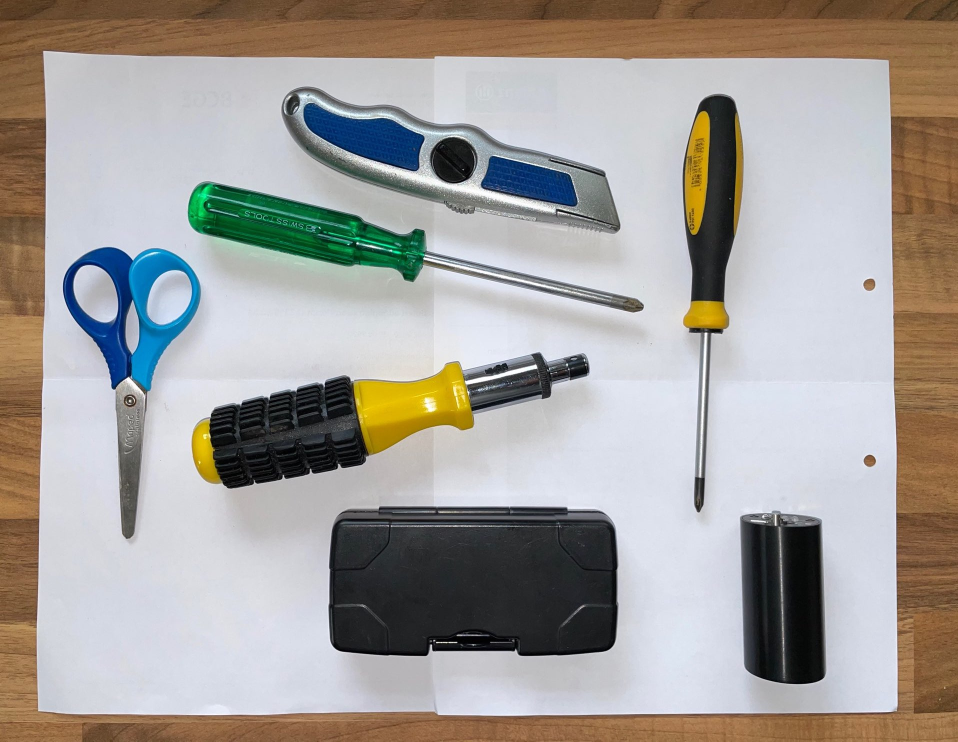
#> input picture image.jpg, 1916 x 1483 px (shown at 1/2 size)
$ python -i utils.py   (imports and definitions only)
#> lines starting #> are read from the running program, lines starting #| are printed output that depends on the picture; after the words box and inside, x2 and y2 are one past the last pixel; in counts of white or black regions, pixels touching at a corner belong together
import numpy as np
import cv2
import imutils


def four_point_transform(image, pts):
    # obtain a consistent order of the points and unpack them
    # individually
    rect = order_points(pts)
    (tl, tr, br, bl) = rect
    # compute the width of the new image, which will be the
    # maximum distance between bottom-right and bottom-left
    # x-coordiates or the top-right and top-left x-coordinates
    widthA = np.sqrt(((br[0] - bl[0]) ** 2) + ((br[1] - bl[1]) ** 2))
    widthB = np.sqrt(((tr[0] - tl[0]) ** 2) + ((tr[1] - tl[1]) ** 2))
    maxWidth = max(int(widthA), int(widthB))
    # compute the height of the new image, which will be the
    # maximum distance between the top-right and bottom-right
    # y-coordinates or the top-left and bottom-left y-coordinates
    heightA = np.sqrt(((tr[0] - br[0]) ** 2) + ((tr[1] - br[1]) ** 2))
    heightB = np.sqrt(((tl[0] - bl[0]) ** 2) + ((tl[1] - bl[1]) ** 2))
    maxHeight = max(int(heightA), int(heightB))
    # now that we have the dimensions of the new image, construct
    # the set of destination points to obtain a "birds eye view",
    # (i.e. top-down view) of the image, again specifying points
    # in the top-left, top-right, bottom-right, and bottom-left
    # order
    dst = np.array([
        [0, 0],
        [maxWidth - 1, 0],
        [maxWidth - 1, maxHeight - 1],
        [0, maxHeight - 1]], dtype="float32")
    # compute the perspective transform matrix and then apply it
    M = cv2.getPerspectiveTransform(rect, dst)
    warped = cv2.warpPerspective(image, M, (maxWidth, maxHeight))
    # return the warped image
    return warped


def order_points(pts):
    # initialzie a list of coordinates that will be ordered
    # such that the first entry in the list is the top-left,
    # the second entry is the top-right, the third is the
    # bottom-right, and the fourth is the bottom-left
    rect = np.zeros((4, 2), dtype="float32")
    # the top-left point will have the smallest sum, whereas
    # the bottom-right point will have the largest sum
    s = pts.sum(axis=1)
    rect[0] = pts[np.argmin(s)]
    rect[2] = pts[np.argmax(s)]
    # now, compute the difference between the points, the
    # top-right point will have the smallest difference,
    # whereas the bottom-left will have the largest difference
    diff = np.diff(pts, axis=1)
    rect[1] = pts[np.argmin(diff)]
    rect[3] = pts[np.argmax(diff)]
    # return the ordered coordinates
    return rect


# [41 lines left out: functions floodFillCustom, correctPerspectiveWithAprilTags, not called in this run]
# else:
    # return originalImg


def crop(image, contour):
    x, y, w, h = cv2.boundingRect(contour)
    return image[y:y+h, x:x+w]


def getCannyEdges(image, isBW=False) -> np.ndarray:
    if isBW == False:
        gray = cv2.cvtColor(image, cv2.COLOR_BGR2GRAY)
    else:
        gray = image
    gray = cv2.GaussianBlur(gray, (5, 5), 0)
    edged = cv2.Canny(gray, 30, 150)
    edged = cv2.dilate(edged, None, iterations=1)
    edged = cv2.erode(edged, None, iterations=1)
    return edged


def projectToContour(originalImg, resizeToFit=False):
    # to reduce computation time for edge detection, we resize the image to a smaller version
    smallScaledImg = imutils.resize(originalImg, height=500)
    ratio = originalImg.shape[0] / 500.0

    # convert the image to grayscale, blur it, and find edges
    # in the image
    edgedImg = getCannyEdges(smallScaledImg)
    edgedImgCnt = findExternalContour(edgedImg)
    pts = edgedImgCnt.reshape(4, 2) * ratio
    birdEye = four_point_transform(originalImg, pts)
    if resizeToFit:
        imutils.resize(birdEye, height=originalImg.shape[0])
    return birdEye


# [128 lines left out: functions getFilteredContours, getMaxContour, getSortedContours, getFilteredLabelIndex, contourOffset, findExternalContour3 and 1 more, not called in this run]


def resizeTo(image, width=100):
    img = image.copy()
    return imutils.resize(img, width=width)


# [27 lines left out: functions applyAspecRatioToContour, findExternalContour2, getBoundingRectFromLabelStat, not called in this run]


def getBoundingRectCenterFromLabelStat(stat):
    (cX, cY) = centroids[i]
    return (int(cX), int(cY))


def findExternalContour(image, originalImage=None):
    # find the contours in the edged image, keeping only the
    # largest ones, and initialize the screen contour
    cnts = cv2.findContours(image, cv2.RETR_LIST, cv2.CHAIN_APPROX_SIMPLE)
    # only keep contour, not hierarchy contours = list(array(contour),array(hierarchy))
    cnts = cnts[0]
    # cnts = imutils.grab_contours(cnts) same as above line
    # sort from biggest to smallest and only keep first 5 contours (0 to 4)
    cnts = sorted(cnts, key=cv2.contourArea, reverse=True)[:5]

    # loop over the contours
    for c in cnts:
        # approximate the contour
        peri = cv2.arcLength(c, True)  # perimetre of the curve (=length)
        # approximation grossière ne garde que 2% de la longeur
        approx = cv2.approxPolyDP(c, 0.02*peri, True)
        if not originalImage is None:
            originCopy = originalImage.copy()
            cv2.drawContours(originCopy, [approx], -1, (255, 0, 0), 2)
            cv2.imshow("approx", originCopy)

        # if our approximated contour has four points, then we
        # can assume that we have found our screen
        if len(approx) == 4:
            screenCnt = approx
            return screenCnt


>>> import cv2
>>> picture = cv2.imread('image.jpg')
#> picture is the input picture: shape (1483, 1916, 3); mean B, G, R 154.6, 159.2, 163.4
>>> result = projectToContour(picture)
#> in projectToContour, `smallScaledImg = imutils.resize(originalImg, height=500)`:
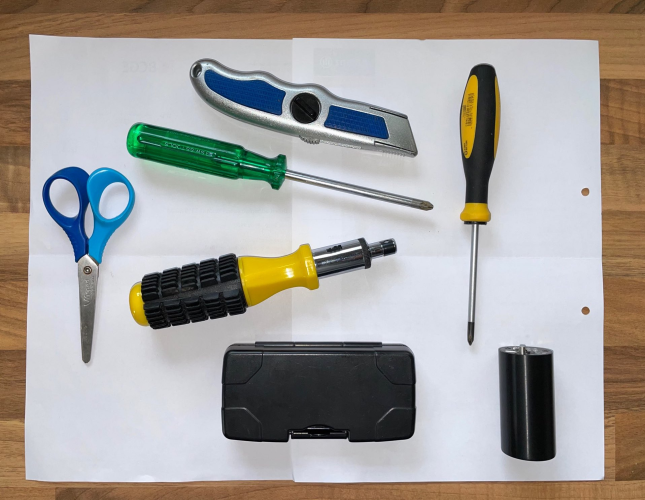
#> smallScaledImg: shape (500, 645, 3); mean B, G, R 154.6, 159.2, 163.4
#> in getCannyEdges, `gray = cv2.cvtColor(image, cv2.COLOR_BGR2GRAY)`:
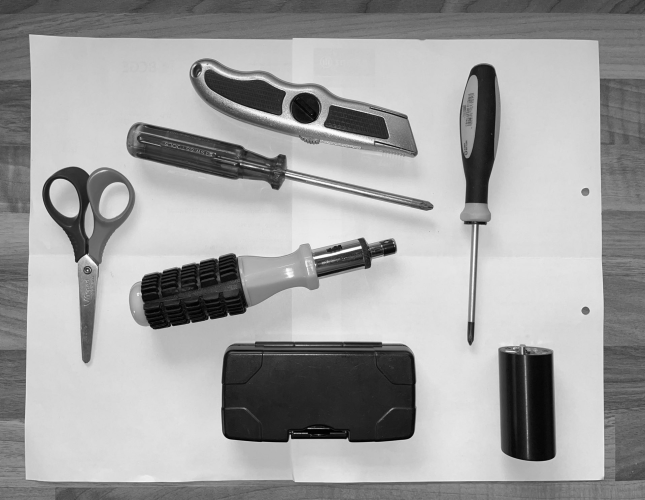
#> gray: shape (500, 645); min 0, max 254, mean 159.9
#> in getCannyEdges, `edged = cv2.Canny(gray, 30, 150)`:
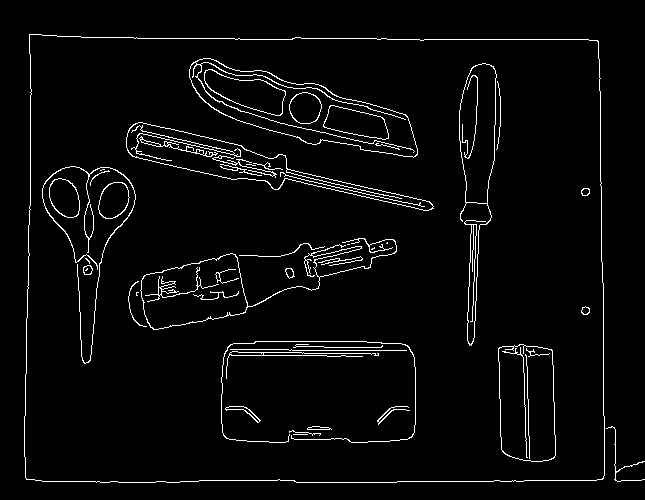
#> edged: shape (500, 645); 3.5% white in thin lines or dots, all inside (x1, y1, x2, y2) = (24, 34, 645, 483)
#> in getCannyEdges, `edged = cv2.dilate(edged, None, iterations=1)`:
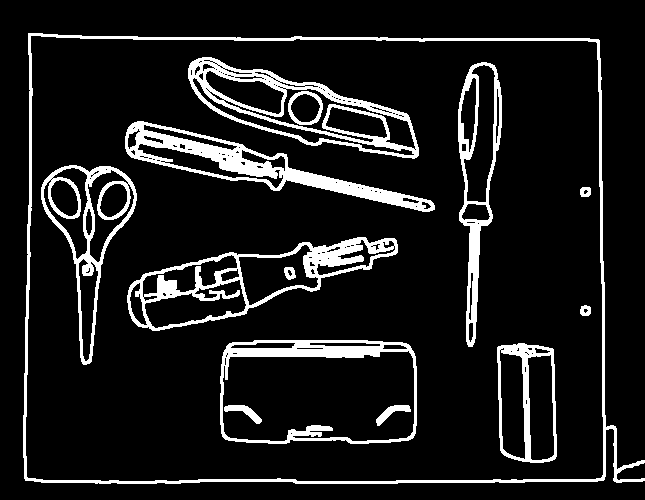
#> edged: shape (500, 645); 11.1% white; 14 white regions, largest, box (x1, y1, x2, y2) and area: (23, 33, 645, 484) 6638, (125, 121, 435, 212) 5544, (188, 57, 419, 159) 5031
#> in getCannyEdges, `edged = cv2.erode(edged, None, iterations=1)`:
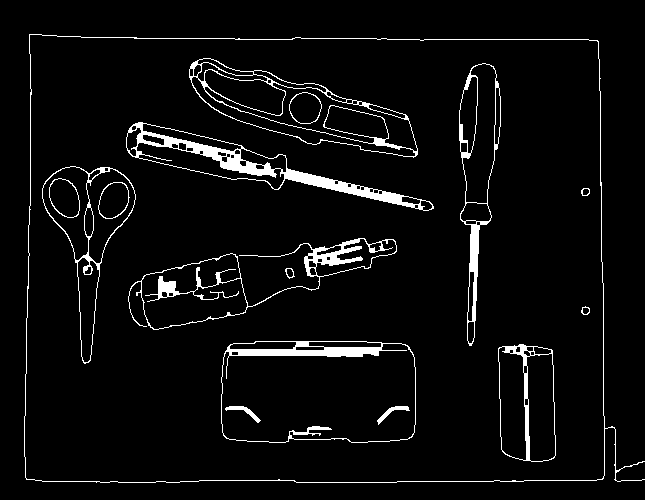
#> edged: shape (500, 645); 4.8% white; 16 white regions
#> in findExternalContour, `cnts = cv2.findContours(image, cv2.RETR_LIST, cv2.CHAIN_APPROX_SIMPLE)`: cnts = 107 contours, 21 with area under 20; largest, box (x1, y1, x2, y2) and area: (24, 34, 645, 483) 254155, (24, 34, 605, 483) 254104, (221, 341, 416, 443) 18807, (221, 343, 416, 443) 16604, (189, 58, 418, 158) 10844
#> in findExternalContour, `cnts = sorted(cnts, key=cv2.contourArea, reverse=True)[:5]`: cnts = 5 contours; box (x1, y1, x2, y2) and area: (24, 34, 645, 483) 254155, (24, 34, 605, 483) 254104, (221, 341, 416, 443) 18807, (221, 343, 416, 443) 16604, (189, 58, 418, 158) 10844
#> the loop in findExternalContour, `for c in cnts:` made 2 passes
#> (peri, screenCnt) on pass 2: (2049.7, [[29, 35], [596, 40], [603, 477], [27, 479]])
#> in projectToContour, `edgedImgCnt = findExternalContour(edgedImg)`: edgedImgCnt = [[29, 35], [596, 40], [603, 477], [27, 479]]
#> in projectToContour, `pts = edgedImgCnt.reshape(4, 2) * ratio`: pts = [[86.01, 103.8], [1767.7, 118.6], [1788.5, 1414.8], [80.08, 1420.7]]
#> in order_points, `s = pts.sum(axis=1)`: s = [189.8, 1886.4, 3203.3, 1500.8]
#> in order_points, `diff = np.diff(pts, axis=1)`: diff = [17.8, -1649.1, -373.7, 1340.6]
#> in four_point_transform, `rect = order_points(pts)`: rect has the same summary as pts in projectToContour
#> in four_point_transform, `(tl, tr, br, bl) = rect`: tl = [86.01, 103.8]; tr = [1767.7, 118.6]; br = [1788.5, 1414.8]; bl = [80.08, 1420.7]
#> in four_point_transform, `widthA = np.sqrt(((br[0] - bl[0]) ** 2) + ((br[1] - bl[1]) ** 2))`: widthA = 1708.4
#> in four_point_transform, `widthB = np.sqrt(((tr[0] - tl[0]) ** 2) + ((tr[1] - tl[1]) ** 2))`: widthB = 1681.8
#> in four_point_transform, `maxWidth = max(int(widthA), int(widthB))`: maxWidth = 1708
#> in four_point_transform, `heightA = np.sqrt(((tr[0] - br[0]) ** 2) + ((tr[1] - br[1]) ** 2))`: heightA = 1296.3
#> in four_point_transform, `heightB = np.sqrt(((tl[0] - bl[0]) ** 2) + ((tl[1] - bl[1]) ** 2))`: heightB = 1316.9
#> in four_point_transform, `maxHeight = max(int(heightA), int(heightB))`: maxHeight = 1316
#> in four_point_transform, `dst = np.array([ [0, 0], [maxWidth - 1, 0], [maxWidth - 1, maxHeight -..`: dst = [[0, 0], [1707, 0], [1707, 1315], [0, 1315]]
#> in four_point_transform, `M = cv2.getPerspectiveTransform(rect, dst)`: M = [[1, 0.0045, -86.44], [-0.00895, 1.02, -104.6], [-9.44e-06, 1.22e-05, 1]]
#> in four_point_transform, `warped = cv2.warpPerspective(image, M, (maxWidth, maxHeight))`:
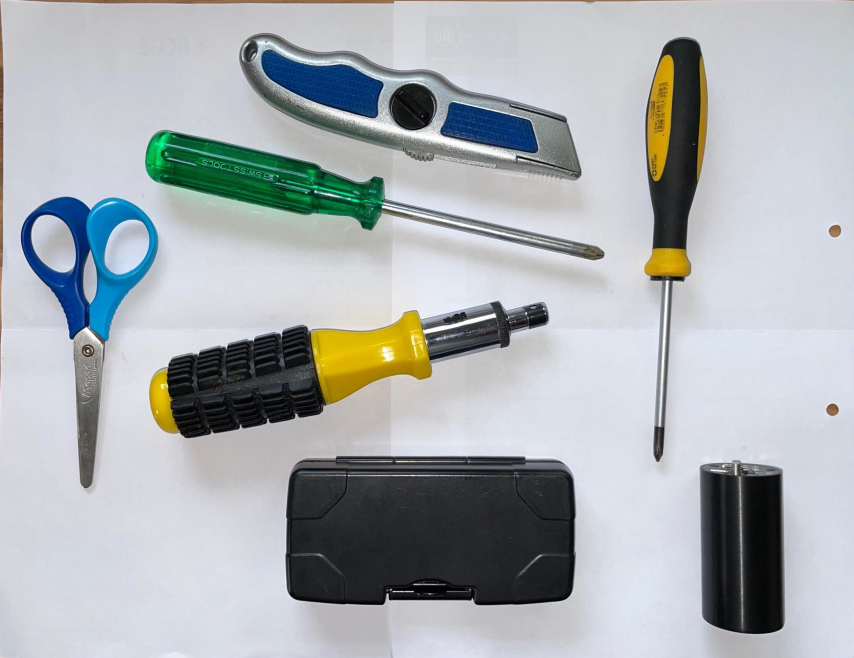
#> warped: shape (1316, 1708, 3) (shown at 1/2 size); mean B, G, R 178.1, 174.9, 170.2

$ run again, on april_white.jpg
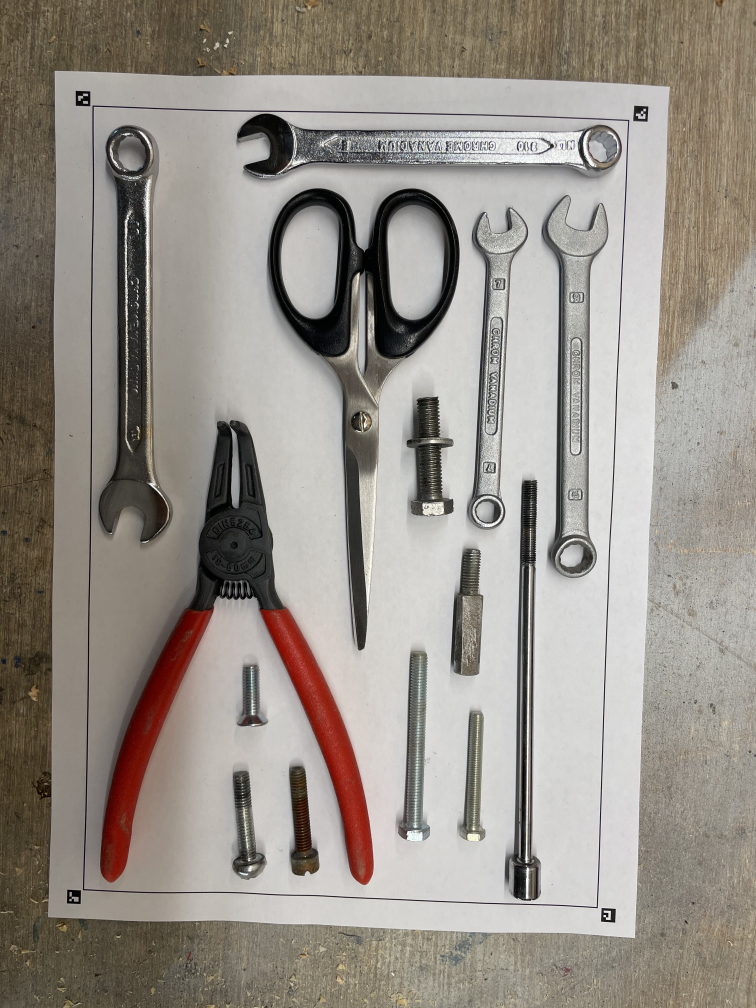
#> input picture april_white.jpg, 3024 x 4032 px (shown at 1/4 size)
#> picture is the input picture: shape (4032, 3024, 3); mean B, G, R 137.1, 144.9, 151.4
#> in getCannyEdges, `edged = cv2.erode(edged, None, iterations=1)`:
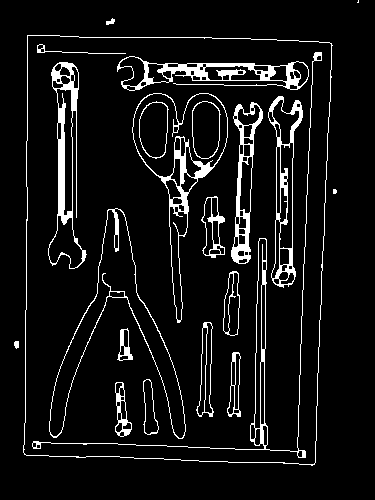
#> edged: shape (500, 375); 7.7% white; 22 white regions (2 under 20 px)
#> in findExternalContour, `cnts = cv2.findContours(image, cv2.RETR_LIST, cv2.CHAIN_APPROX_SIMPLE)`: cnts = 147 contours, 22 with area under 20; largest, box (x1, y1, x2, y2) and area: (23, 35, 333, 466) 125146, (23, 35, 332, 465) 125126, (132, 93, 228, 323) 8305, (49, 208, 186, 439) 6984, (49, 208, 186, 439) 6632
#> in findExternalContour, `cnts = sorted(cnts, key=cv2.contourArea, reverse=True)[:5]`: cnts = 5 contours; box (x1, y1, x2, y2) and area: (23, 35, 333, 466) 125146, (23, 35, 332, 465) 125126, (132, 93, 228, 323) 8305, (49, 208, 186, 439) 6984, (49, 208, 186, 439) 6632
#> the loop in findExternalContour, `for c in cnts:` made 1 pass
#> (peri, screenCnt) on pass 1: (1454.7, [[27, 35], [24, 454], [314, 464], [331, 43]])
#> edgedImgCnt = [[27, 35], [24, 454], [314, 464], [331, 43]]
#> pts = [[217.7, 282.2], [193.5, 3661.1], [2532.1, 3741.7], [2669.2, 346.8]]
#> s = [500, 3854.6, 6273.8, 3015.9]
#> diff = [64.51, 3467.5, 1209.6, -2322.4]
#> rect = [[217.7, 282.2], [2669.2, 346.8], [2532.1, 3741.7], [193.5, 3661.1]]
#> tl = [217.7, 282.2]; tr = [2669.2, 346.8]; br = [2532.1, 3741.7]; bl = [193.5, 3661.1]
#> widthA = 2339.9
#> widthB = 2452.3
#> maxWidth = 2452
#> heightA = 3397.7
#> heightB = 3378.9
#> maxHeight = 3397
#> dst = [[0, 0], [2451, 0], [2451, 3396], [0, 3396]]
#> M = [[1, 0.00718, -220.3], [-0.0252, 0.956, -264.3], [2.76e-06, -1.35e-05, 1]]
#> in four_point_transform, `warped = cv2.warpPerspective(image, M, (maxWidth, maxHeight))`:
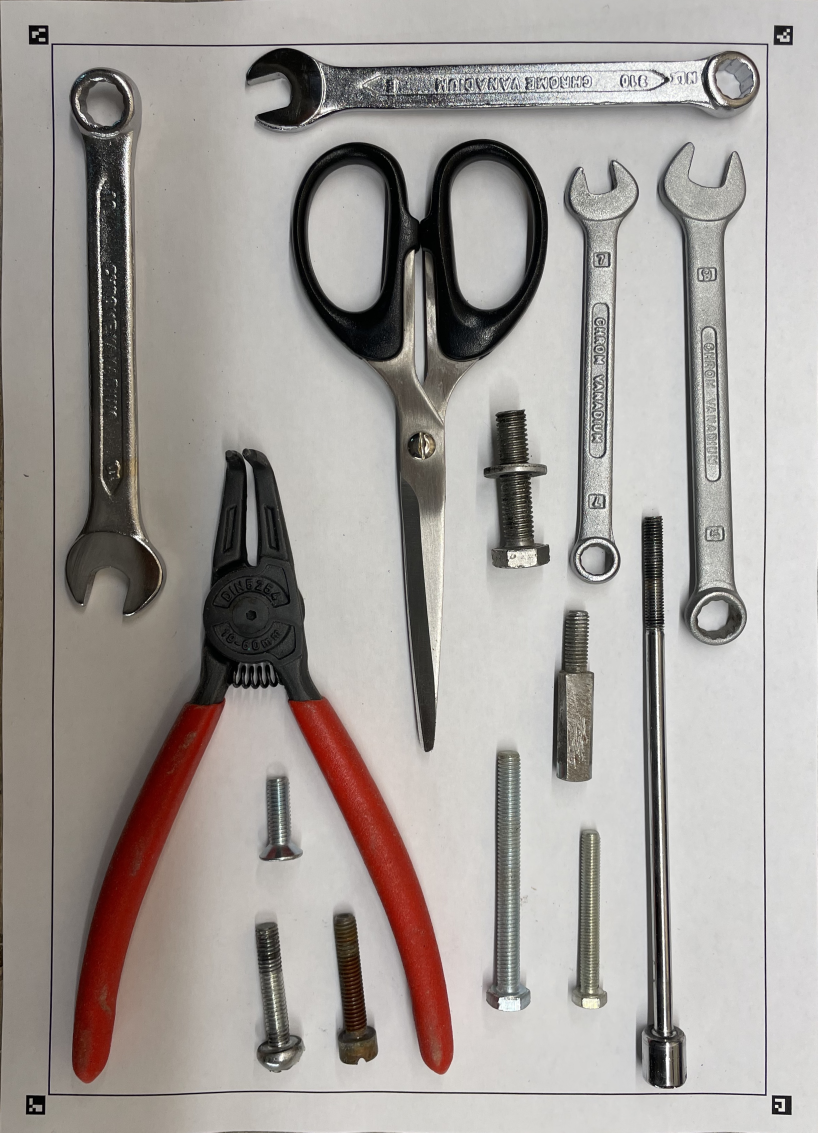
#> warped: shape (3397, 2452, 3) (shown at 1/3 size); mean B, G, R 153.8, 157.7, 163.1
